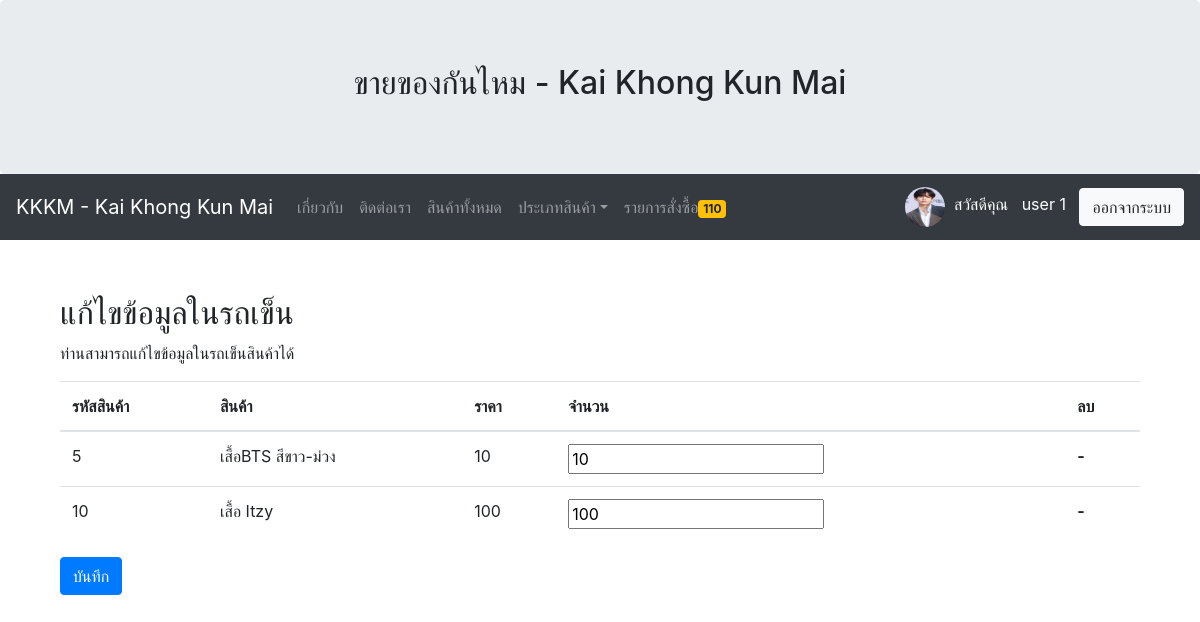
Page /mycart/edit/ (signed in) on the committed database.
### myapp/models.py (models this page shows, shortened)
class Profile(models.Model):
	user = models.OneToOneField(User,on_delete=models.CASCADE)
	photo = models.ImageField(upload_to="gallery_photo_profile",null=True,blank=True,default='dafaultprofile.png')
	usertype = models.CharField(max_length=100,default='member')
	cartquan = models.IntegerField(default=0) #เก็บจำนวนสินค้าในตะกร้า

class Cart(models.Model):
	user = models.ForeignKey(User,on_delete=models.CASCADE) #อ้างอิงถึง User
	productid = models.CharField(max_length=100) # id from database
	productname = models.CharField(max_length=100)
	price = models.IntegerField()
	quantity = models.IntegerField()
	total = models.IntegerField()
	stamp = models.DateTimeField(auto_now_add=True,blank=True,null=True)

### myapp/views.py (the view, shortened to what this page needs)
# urls.py: path('mycart/edit/',MyCartEdit,name='mycartedit-page'),
def MyCartEdit(request):
	username = request.user.username #get ค่าว่าใครกำลังloginอยู่ตอนนี้ #ออกมาเป็น string
	user = User.objects.get(username=username) #search ว่า usernameนี้เป็นใคร #ออกมาเป็น objects
	context = {}
	mycart = Cart.objects.filter(user=user) #ใช้ .get ไม่ได้ เพราะ multiple (มีหลายอัน) ต้องใช้ filter เพราะ มีหลาย record
	context['mycart'] = mycart
	return render(request,'myapp/mycartedit.html',context)

### myapp/template/myapp/mycartedit.html (shortened to what this page needs)
{% extends 'myapp/base.html' %}
{% block article %}
<br>
<div class="container">
	  <h2>แก้ไขข้อมูลในรถเข็น</h2>
	  <p>ท่านสามารถแก้ไขข้อมูลในรถเข็นสินค้าได้</p>
	  <form method="POST" id="formsave" >
	  <table class="table">
	    <thead>
		<tr>
		  <th>รหัสสินค้า</th>
		  <th>สินค้า</th>
		  <th>ราคา</th>
		  <th>จำนวน</th>
		  <th>ลบ</th>
		</tr>
	    </thead>
	    <tbody>
	    {% for pd in mycart %}
		<tr>
		  <td>{{pd.productid}}</td>
		  <td>{{pd.productname}}</td>
		  <td>{{pd.quantity}}</td>
		  <td><input type="text" name="pd_{{pd.productid}}" value="{{pd.quantity}}"></td>
		  <th>
		  -
		  </th>
		</tr>
	    {% endfor %}
	    </tbody>
	  </table>
			<button type="submit" form="formsave" class="btn btn-primary">บันทึก</button>
	  </form>
</div>
{% endblock article %}

### myapp/template/myapp/base.html (shortened to what this page needs)
<!DOCTYPE html>
<html lang="en">
<head>
  <link rel="stylesheet" href="https://maxcdn.bootstrapcdn.com/bootstrap/4.5.2/css/bootstrap.min.css">
</head>
<body>
<div class="jumbotron text-center" style="margin-bottom: 0;">
  <h2>ขายของกันไหม - Kai Khong Kun Mai</h2>
</div>
<nav class="navbar navbar-expand-sm bg-dark navbar-dark">
  <a class="navbar-brand" href="{% url 'home-page' %}">KKKM - Kai Khong Kun Mai</a>
  <div class="collapse navbar-collapse" id="collapsibleNavbar">
                <ul class="navbar-nav mr-auto">
                  <li class="nav-item">
                    <a class="nav-link" href="{% url 'about-page' %}">เกี่ยวกับ</a>
                  </li>
                  <li class="nav-item">
                    <a class="nav-link" href="{% url 'contact-page' %}">ติดต่อเรา </a>
                  </li>
                  <li class="nav-item">
                    <a class="nav-link" href="{% url 'allproduct-page' %}">สินค้าทั้งหมด</a>
                  </li>
                   <li class="nav-item dropdown">
                    <a class="nav-link dropdown-toggle" href="#" id="dropdown01" data-toggle="dropdown" aria-haspopup="true" aria-expanded="false">
                      ประเภทสินค้า</a>
                  </li>
                  {% if user.is_authenticated and user.profile.usertype == 'member' %}
                  <li class="nav-item">
                    <a class="nav-link" href="{% url 'mycart-page' %}">รายการสั่งซื้อ<span class="badge badge-warning">{{user.profile.cartquan}}</span></a>
                  </li>
                  {% endif %}
                </ul>
                          {% if user.is_authenticated %}
                            <img src="{{user.profile.photo.url}}" width="40" height="40" class="rounded-circle">&nbsp&nbsp
                            <p style="color: white; margin-top: 10px">สวัสดีคุณ&nbsp&nbsp {{ user.first_name }}
                            {{ user.last_name }} &nbsp&nbsp </p>
                            <a class="btn btn-light" href="{% url 'logout' %}">ออกจากระบบ</a>
                          {% else %}
                            <a class="btn btn-primary" href="{% url 'register-page' %}">สมัครสมาชิก</a>&nbsp&nbsp&nbsp
                            <a class="btn btn-primary" href="{% url 'login' %}">เข้าสู่ระบบ</a>
                          {% endif %}
  </div>
</nav>
<div class="container" style="margin-top: 30px;">
  {% block article %}
  {% endblock article %}
</div>
</body>
</html>

### rows in the picture
Cart: productid "5", productname "เสื้อBTS สีขาว-ม่วง", quantity "10"
Cart: productid "10", productname "เสื้อ Itzy", quantity "100"

### other values in the picture
{{ user.profile.cartquan }} "110"
{{ user.first_name }} "user"
{{ user.last_name }} "1"
